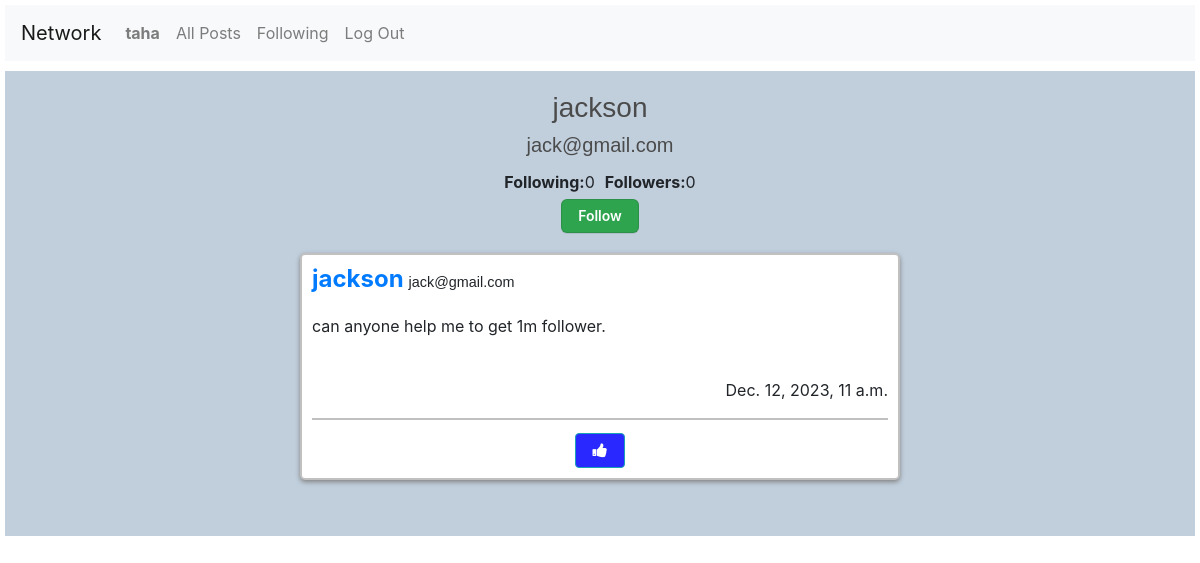
The app's page /profile/4 (signed in) with its own data.
### network/models.py (models this page shows, shortened)
class User(AbstractUser):
    pass

class Post(models.Model):
    content = models.CharField(max_length=140)
    user = models.ForeignKey(User,on_delete=models.CASCADE, related_name='user')
    datetime = models.DateTimeField(auto_now_add=True)

### network/views.py (the view)
# urls.py: path("profile/<int:id>", views.profile, name="profile"),
def profile(request, id):
    user = User.objects.get(pk=id)
    following = Follow.objects.filter(user=user)
    follower = Follow.objects.filter(user_follower=user)
    likes =  Like.objects.all()
    check = []
    try:
        for like in likes:
            if like.user.id == request.user.id:
                check.append(like.post_liked.id)
    except:
        check = []
    try:
        check_follow = follower.filter(user=User.objects.get(pk=request.user.id))
        if len(check_follow) != 0:
            check_follow = True
        else:
            check_follow = False
    except:
        check_follow = False
    posts = Post.objects.filter(user=user).order_by("id").reverse()
    postsv2 = Paginator(posts, 10)
    page_posts = postsv2.get_page(request.GET.get('page'))
    return render(request, "network/profile.html",{
        'posts':postsv2,
        'page_posts': page_posts,
        'user':user,
        'follower':follower,
        'following':following,
        'check': check_follow,
        'checks':check,
        'likes':likes,
    })

### network/templates/network/profile.html (shortened to what this page needs)
{% extends "network/layout.html" %}
{% block body %}
    {% if user.is_authenticated %}
<h3 style="text-align: center; margin-top: 10px; padding-top: 20px; color: rgb(75, 75, 75); font-family: sans-serif;">{{user.username}}</h3>
<h5 style="text-align: center;  color: rgb(75, 75, 75); font-family: sans-serif;">{{user.email}}</h5>
{% if request.user != user %}
<nav class="follow" style="display: flex;justify-content: center; ">
  <p><b>Following:</b>{{following.count}}</p>
  <p><b>Followers:</b>{{follower.count}}</p>
</nav>
<div style="display: flex;justify-content: center;">
{% if check %}
<form method="post" action="{% url 'unfollow' userid=user.id   unfollowerid=request.user.id  %}">
  {% csrf_token %}
  <button style="background-color: red;" class="button-3" name="unfollow" type="submit">Unfollow</button>
</form>
{% else%}
<form method="post" action="{% url 'follow' userid=user.id   followerid=request.user.id %}">
  <button class="button-3" name="follow" type="submit">Follow</button>
</form>
{% endif %}
</div>
{% else %}
<nav class="follow" style="display: flex;justify-content: center; ">
  <p><b>Following:</b>{{following.count}}</p>
  <p><b>Followers:</b>{{follower.count}}</p>
</nav>
{% endif %}
{% for post in page_posts %}
    <div class="post" style=" border-radius: 5px; margin: 20px; padding: 10px; border: 2px silver solid ; box-shadow: 0px 2px 5px grey; width: 600px; margin-left: auto; margin-right: auto; text-align: center;">
        <h4 style="text-align: left; display: flex;"><a href="{% url 'profile' id=post.user.id %}"><b>{{post.user}}</b></a><p style=" align-items: center; margin-left: 5px; margin-top: 9px; font: 0.6em sans-serif;">{{post.user.email}}</p></h4>
        <p style="text-align: left;" id="content_{{post.id}}">{{post.content}} </p>
        <p style="text-align: right; margin-top: 40px;">{{post.datetime}}</p>
        <nav style=" padding-top: 10px; padding-bottom: 0px; border-top: 2px silver solid; display: flex; justify-content: space-around;">
          {% if post.id in checks %}
       <button style="background-color: rgb(40, 40, 255);  width: 50px; height: 35px; margin-top: 3px;"   id="{{ post.id }}" onclick="like({{ post.id }} , {{checks}} )" class="btn btn-info fa fa-thumbs-down"></button>
        {% else %}
          <button style="background-color: rgb(40, 40, 255);  width: 50px; height: 35px; margin-top: 3px;"   id="{{ post.id }}" onclick="like({{ post.id }},{{checks}})" class="btn btn-info fa fa-thumbs-up"></button>
        {% endif %}
    </div>
    {% endfor %}
    <nav style="text-align: center; display: flex; justify-content: center; margin-top: 40px;" aria-label="Page navigation example">
      </nav>
    {% else %}
    <h6>You should log in first <a href="{% url 'login' %}">login</a></h6>
    {% endif %}
{% endblock %}

### network/templates/network/layout.html (shortened to what this page needs)
{% load static %}
<!DOCTYPE html>
<html lang="en">
    <head>
        <link rel="stylesheet" href="https://stackpath.bootstrapcdn.com/bootstrap/4.4.1/css/bootstrap.min.css">
        <link href="{% static 'network/styles.css' %}" rel="stylesheet">
        <link rel="stylesheet" href="https://cdnjs.cloudflare.com/ajax/libs/font-awesome/4.7.0/css/font-awesome.min.css">
    </head>
    <body>
        <nav class="navbar navbar-expand-lg navbar-light bg-light">
            <a class="navbar-brand" href="{% url 'index' %}">Network</a>
            <div>
              <ul class="navbar-nav mr-auto">
                {% if user.is_authenticated %}
                    <li class="nav-item">
                        <a class="nav-link" href="{% url 'profile' id=request.user.id %}"><strong>{{ request.user.username }}</strong></a>
                    </li>
                {% endif %}
                <li class="nav-item">
                  <a class="nav-link" href="{% url 'index' %}">All Posts</a>
                </li>
                {% if user.is_authenticated %}
                    <li class="nav-item">
                        <a class="nav-link" href="{% url 'followsection' %}">Following</a>
                    </li>
                    <li class="nav-item">
                        <a class="nav-link" href="{% url 'logout' %}">Log Out</a>
                    </li>
                {% endif %}
              </ul>
            </div>
          </nav>
        <div class="body">
            {% block body %}
            {% endblock %}
        </div>
    </body>
</html>

### network/static/network/styles.css (style rules this page uses)
body { margin: 5px; }
.body { background-color: rgb(193, 207, 221); }
.body .post { background-color: rgb(255, 255, 255); }
.follow p { margin: 5px; }
.button-3 { appearance: none; background-color: #2ea44f; border: 1px solid rgba(27, 31, 35, .15); border-radius: 6px; box-shadow: rgba(27, 31, 35, .1) 0 1px 0; box-sizing: border-box; color: #fff; cursor: pointer; display: inline-block; font-family: -apple-system,system-ui,"Segoe UI",Helvetica,Arial,sans-serif,"Apple Color Emoji","Segoe UI Emoji"; font-size: 14px; font-weight: 600; line-height: 20px; padding: 6px 16px; position: relative; text-align: center; text-decoration: none; user-select: none; -webkit-user-select: none; touch-action: manipulation; vertical-align: middle; white-space: nowrap; }

### records on screen
User: user.username "taha"
User: username "jackson", email "jack@gmail.com"
Post: user "jackson", user.email "jack@gmail.com", content "can anyone help me to get 1m follower.", datetime "Dec. 12, 2023, 11 a.m."

### other values on screen
{{ following.count }} "0"
{{ follower.count }} "0"
